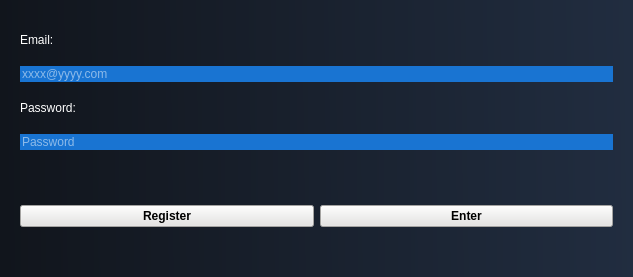
<?xml version="1.0" encoding="UTF-8"?>
<ui version="4.0">
 <class>win_login</class>
 <widget class="QMainWindow" name="win_login">
  <property name="geometry">
   <rect>
    <x>0</x>
    <y>0</y>
    <width>633</width>
    <height>277</height>
   </rect>
  </property>
  <property name="windowTitle">
   <string>MainWindow</string>
  </property>
  <property name="styleSheet">
   <string notr="true">background-color: qlineargradient(spread:pad, x1:0, y1:0.517045, x2:1, y2:0.511364, stop:0 rgba(17, 21, 28, 255), stop:1 rgba(33, 45, 64, 255));</string>
  </property>
  <widget class="QWidget" name="centralwidget">
   <layout class="QVBoxLayout" name="verticalLayout">
    <property name="spacing">
     <number>0</number>
    </property>
    <property name="leftMargin">
     <number>0</number>
    </property>
    <property name="topMargin">
     <number>0</number>
    </property>
    <property name="rightMargin">
     <number>0</number>
    </property>
    <property name="bottomMargin">
     <number>0</number>
    </property>
    <item>
     <widget class="QFrame" name="frame">
      <property name="styleSheet">
       <string notr="true">background-color: transparent;</string>
      </property>
      <property name="frameShape">
       <enum>QFrame::StyledPanel</enum>
      </property>
      <property name="frameShadow">
       <enum>QFrame::Raised</enum>
      </property>
      <layout class="QVBoxLayout" name="verticalLayout_2">
       <item>
        <widget class="QFrame" name="frame_2">
         <property name="minimumSize">
          <size>
           <width>0</width>
           <height>150</height>
          </size>
         </property>
         <property name="frameShape">
          <enum>QFrame::StyledPanel</enum>
         </property>
         <property name="frameShadow">
          <enum>QFrame::Raised</enum>
         </property>
         <layout class="QVBoxLayout" name="verticalLayout_4">
          <item>
           <widget class="QLabel" name="label_2">
            <property name="styleSheet">
             <string notr="true">color: rgb(255, 255, 255);
font: 30pt &quot;Times New Roman&quot;;</string>
            </property>
            <property name="text">
             <string>Email:</string>
            </property>
           </widget>
          </item>
          <item>
           <widget class="QLineEdit" name="line_editemail">
            <property name="styleSheet">
             <string notr="true">	color: rgb(255, 255, 255);
	font: 22pt &quot;Helvetica Neue&quot;;
	background-color: #1974D2;
border: none;</string>
            </property>
            <property name="text">
             <string/>
            </property>
            <property name="placeholderText">
             <string>xxxx@yyyy.com</string>
            </property>
           </widget>
          </item>
          <item>
           <widget class="QLabel" name="label_3">
            <property name="styleSheet">
             <string notr="true">color: rgb(255, 255, 255);
font: 30pt &quot;Times New Roman&quot;;</string>
            </property>
            <property name="text">
             <string>Password:</string>
            </property>
           </widget>
          </item>
          <item>
           <widget class="QLineEdit" name="line_editpassword">
            <property name="styleSheet">
             <string notr="true">	color: rgb(255, 255, 255);
	font: 22pt &quot;Helvetica Neue&quot;;
	background-color: #1974D2;
border: none;</string>
            </property>
            <property name="text">
             <string/>
            </property>
            <property name="placeholderText">
             <string>Password</string>
            </property>
           </widget>
          </item>
         </layout>
        </widget>
       </item>
       <item>
        <widget class="QFrame" name="frame_3">
         <property name="frameShape">
          <enum>QFrame::StyledPanel</enum>
         </property>
         <property name="frameShadow">
          <enum>QFrame::Raised</enum>
         </property>
         <layout class="QHBoxLayout" name="horizontalLayout">
          <item>
           <widget class="QPushButton" name="btn_register">
            <property name="styleSheet">
             <string notr="true">QPushButton{
background-color: rgb(229, 228, 226);
	font: 25 15pt &quot;Roboto Light&quot;;
font-weight: bold;
}
QPushButton:hover{
background-color: rgb(195, 195, 195);
}</string>
            </property>
            <property name="text">
             <string>Register</string>
            </property>
           </widget>
          </item>
          <item>
           <widget class="QPushButton" name="btn_login">
            <property name="styleSheet">
             <string notr="true">QPushButton{
background-color: rgb(229, 228, 226);
	font: 25 15pt &quot;Roboto Light&quot;;
font-weight: bold;
}
QPushButton:hover{
background-color: rgb(195, 195, 195);
}</string>
            </property>
            <property name="text">
             <string>Enter</string>
            </property>
           </widget>
          </item>
         </layout>
        </widget>
       </item>
      </layout>
     </widget>
    </item>
   </layout>
  </widget>
 </widget>
 <resources/>
 <connections/>
</ui>
